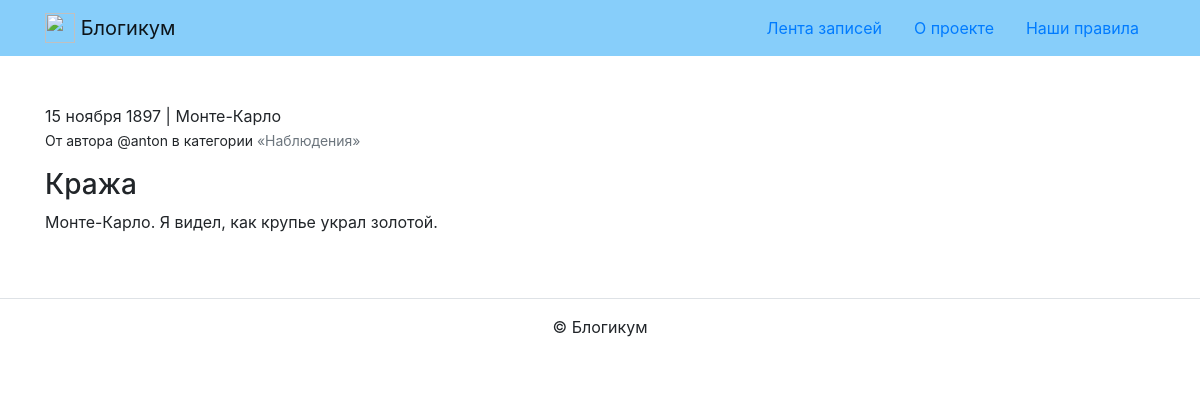
/posts/22/, run on the app's committed database.
### blog/models.py (models this page shows, shortened)
class Post(models.Model):
    title = models.CharField('Заголовок', max_length=256)
    text = models.TextField('Текст')
    pub_date = models.DateTimeField(
        'Дата и время публикации',
        help_text='Если установить дату и время в будущем — '
                  'можно делать отложенные публикации.'
    )
    author = models.ForeignKey(
        User,
        on_delete=models.CASCADE,
        verbose_name='Автор публикации'
    )
    location = models.ForeignKey(
        Location,
        on_delete=models.SET_NULL,
        null=True,
        blank=True,
        verbose_name='Местоположение'
    )
    category = models.ForeignKey(
        Category,
        on_delete=models.SET_NULL,
        null=True,
        verbose_name='Категория'
    )
    is_published = models.BooleanField(
        'Опубликовано',
        default=True,
        help_text='Снимите галочку, чтобы скрыть публикацию.'
    )
    created_at = models.DateTimeField('Добавлено', auto_now_add=True)
    class Meta:
        verbose_name = 'публикация'
        verbose_name_plural = 'Публикации'

class Location(models.Model):
    name = models.CharField('Название места', max_length=256)
    is_published = models.BooleanField(
        'Опубликовано',
        default=True,
        help_text='Снимите галочку, чтобы скрыть публикацию.'
    )
    created_at = models.DateTimeField('Добавлено', auto_now_add=True)
    class Meta:
        verbose_name = 'местоположение'
        verbose_name_plural = 'Местоположения'

class Category(models.Model):
    title = models.CharField('Заголовок', max_length=256)
    description = models.TextField('Описание')
    slug = models.SlugField(
        'Идентификатор',
        unique=True,
        help_text='Идентификатор страницы для URL; разрешены '
                  'символы латиницы, цифры, дефис и подчёркивание.'
    )
    is_published = models.BooleanField(
        'Опубликовано',
        default=True,
        help_text='Снимите галочку, чтобы скрыть публикацию.'
    )
    created_at = models.DateTimeField('Добавлено', auto_now_add=True)
    class Meta:
        verbose_name = 'категория'
        verbose_name_plural = 'Категории'

### blog/views.py (the view)
def post_detail(request, post_id):
    template = 'blog/detail.html'
    post = get_object_or_404(
        Post,
        pk=post_id,
        is_published=True,
        category__is_published=True,
        pub_date__lte=timezone.now()
    )
    context = {'post': post}
    return render(request, template, context)

### templates/blog/detail.html (shortened to what this page needs)
{% extends "base.html" %}
{% block content %}
  <article>
    <p>{{ post.pub_date|date:"d E Y" }} | {% if post.location and post.location.is_published %}{{ post.location.name }}{% else %}Планета Земля{% endif %}<br>
      <small>От автора @{{ post.author.username }} в категории
        {% if post.category %}
          {% include "includes/category_link.html" with category=post.category %}
        {% endif %}
      </small></p>
    <h3>{{ post.title }}</h3>
    <p>{{ post.text|linebreaksbr }}</p>
  </article>
{% endblock %}

### templates/includes/category_link.html
<a class="text-muted" href="{% url 'blog:category_posts' post.category.slug %}">
  «{{ post.category.title }}»
</a>

### data on the page
Post: pub_date "15 ноября 1897", location.name "Монте-Карло", author.username "anton", category "Наблюдения", title "Кража", text "Монте-Карло. Я видел, как крупье украл золотой."
